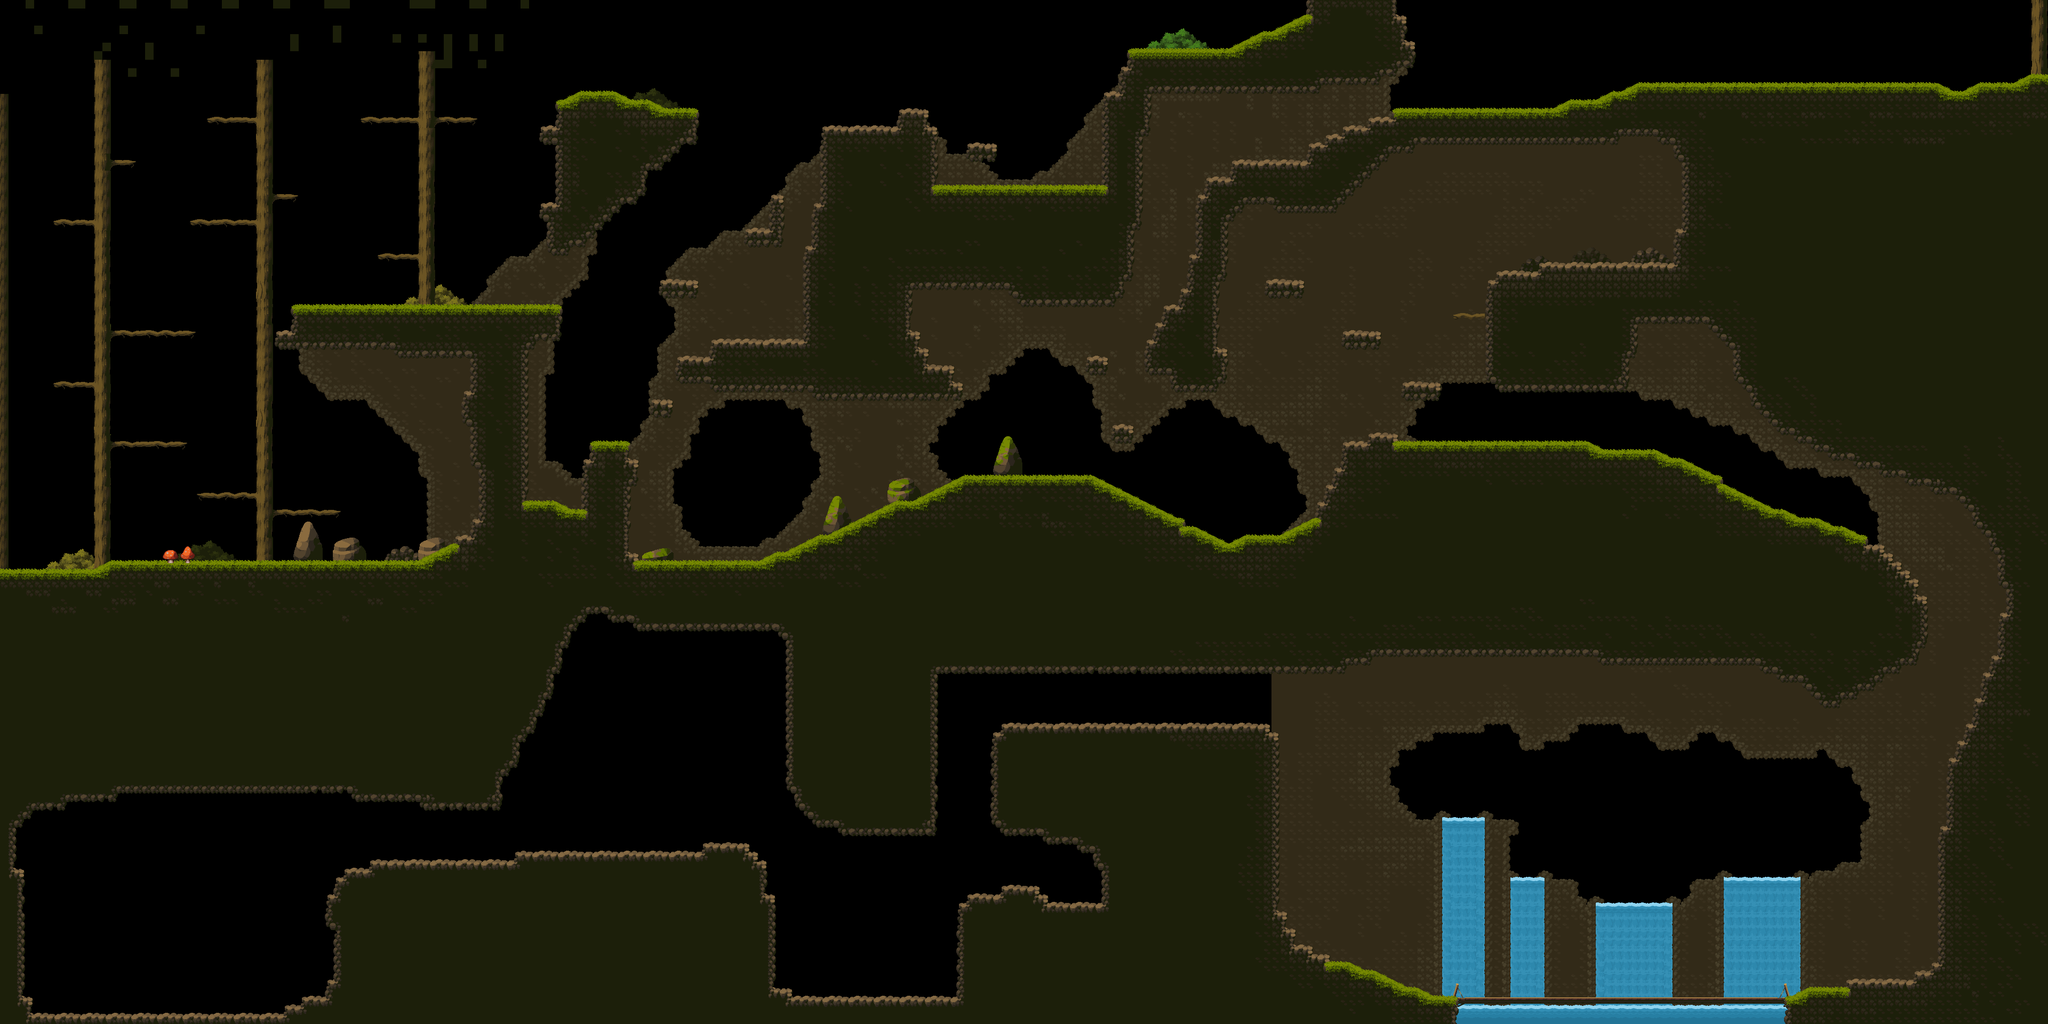

A 2D game scene composited from a Tiled map and its tileset images. What follows is a short description and the map's XML, with each tile layer's data collapsed to a summary:
An orthogonal 240x120 tile map with 16x16 px tiles, 5 tile layers (layer_-3, layer_-2, layer_-1, layer_0, ...), 2 hidden layers not drawn, 5 tilesets and 2863 objects.

<map version="1.9" tiledversion="1.9.2" orientation="orthogonal" renderorder="right-down" width="240" height="120" tilewidth="16" tileheight="16" infinite="0" nextlayerid="14" nextobjectid="4504">
 <tileset firstgid="1" source="kingdom_tileset_visual_asset_0.tsx" />
 <tileset firstgid="118" source="kingdom_tileset_mask_asset_0.tsx" />
 <tileset firstgid="218" source="kingdom_tileset_visual_asset_1.tsx" />
 <tileset firstgid="843" source="kingdom_tileset_visual_asset_3.tsx" />
 <tileset firstgid="1368" source="kingdom_tileset_visual_asset_2.tsx" />
 <layer id="8" name="layer_-3" width="240" height="120" locked="1">
  <data>[28800 cells, 250 non-empty, 4 distinct tile ids]</data>
 </layer>
 <layer id="7" name="layer_-2" width="240" height="120" locked="1">
  <data>[28800 cells, 6884 non-empty, 161 distinct tile ids]</data>
 </layer>
 <objectgroup id="12" name="environ_-1" locked="1">
  <object id="3409" gid="1150" x="544" y="960" width="16" height="16" />
  <object id="3410" gid="1171" x="544" y="976" width="16" height="16" />
  <object id="3411" gid="1129" x="544" y="944" width="16" height="16" />
  <object id="3412" gid="1192" x="544" y="992" width="16" height="16" />
  <object id="3413" gid="1193" x="560" y="992" width="16" height="16" />
  <object id="3414" gid="1172" x="560" y="976" width="16" height="16" />
  <object id="3415" gid="1151" x="560" y="960" width="16" height="16" />
  <object id="3416" gid="1130" x="560" y="944" width="16" height="16" />
  <object id="3417" gid="1110" x="576" y="928" width="16" height="16" />
  <object id="3418" gid="1131" x="576" y="944" width="16" height="16" />
  <object id="3419" gid="1131" x="576" y="944" width="16" height="16" />
  <object id="3420" gid="1152" x="576" y="960" width="16" height="16" />
  <object id="3421" gid="1173" x="576" y="976" width="16" height="16" />
  <object id="3422" gid="1194" x="576" y="992" width="16" height="16" />
  <object id="3423" gid="1215" x="576" y="1008" width="16" height="16" />
  <object id="3424" gid="1216" x="592" y="1008" width="16" height="16" />
  <object id="3425" gid="1195" x="592" y="992" width="16" height="16" />
  <object id="3426" gid="1174" x="592" y="976" width="16" height="16" />
  <object id="3427" gid="1153" x="592" y="960" width="16" height="16" />
  <object id="3428" gid="1132" x="592" y="944" width="16" height="16" />
  <object id="3429" gid="1111" x="592" y="928" width="16" height="16" />
  <object id="3430" gid="1112" x="608" y="928" width="16" height="16" />
  <object id="3431" gid="1133" x="608" y="944" width="16" height="16" />
  <object id="3432" gid="1154" x="608" y="960" width="16" height="16" />
  <object id="3433" gid="1175" x="608" y="976" width="16" height="16" />
  <object id="3434" gid="1196" x="608" y="992" width="16" height="16" />
  <object id="3435" gid="1217" x="608" y="1008" width="16" height="16" />
  <object id="3436" gid="1218" x="624" y="1008" width="16" height="16" />
  <object id="3437" gid="1197" x="624" y="992" width="16" height="16" />
  <object id="3438" gid="1176" x="624" y="976" width="16" height="16" />
  <object id="3439" gid="1155" x="624" y="960" width="16" height="16" />
  <object id="3440" gid="1134" x="624" y="944" width="16" height="16" />
  <object id="3441" gid="1113" x="624" y="928" width="16" height="16" />
  <object id="3442" gid="1135" x="640" y="944" width="16" height="16" />
  <object id="3443" gid="1156" x="640" y="960" width="16" height="16" />
  <object id="3444" gid="1177" x="640" y="976" width="16" height="16" />
  <object id="3445" gid="1198" x="640" y="992" width="16" height="16" />
  <object id="3446" gid="1199" x="656" y="992" width="16" height="16" />
  <object id="3447" gid="1178" x="656" y="976" width="16" height="16" />
  <object id="3448" gid="1157" x="656" y="960" width="16" height="16" />
  <object id="3449" gid="1136" x="656" y="944" width="16" height="16" />
  <object id="3450" gid="1150" x="480" y="960" width="16" height="16" />
  <object id="3451" gid="1171" x="480" y="976" width="16" height="16" />
  <object id="3452" gid="1129" x="480" y="944" width="16" height="16" />
  <object id="3453" gid="1192" x="480" y="992" width="16" height="16" />
  <object id="3454" gid="1193" x="496" y="992" width="16" height="16" />
  <object id="3455" gid="1172" x="496" y="976" width="16" height="16" />
  <object id="3456" gid="1151" x="496" y="960" width="16" height="16" />
  <object id="3457" gid="1130" x="496" y="944" width="16" height="16" />
  <object id="3458" gid="1110" x="512" y="928" width="16" height="16" />
  <object id="3459" gid="1131" x="512" y="944" width="16" height="16" />
  <object id="3460" gid="1131" x="512" y="944" width="16" height="16" />
  <object id="3461" gid="1152" x="512" y="960" width="16" height="16" />
  <object id="3462" gid="1173" x="512" y="976" width="16" height="16" />
  <object id="3463" gid="1194" x="512" y="992" width="16" height="16" />
  <object id="3464" gid="1215" x="512" y="1008" width="16" height="16" />
  <object id="3465" gid="1216" x="528" y="1008" width="16" height="16" />
  <object id="3466" gid="1195" x="528" y="992" width="16" height="16" />
  <object id="3467" gid="1174" x="528" y="976" width="16" height="16" />
  <object id="3468" gid="1153" x="528" y="960" width="16" height="16" />
  <object id="3469" gid="1132" x="528" y="944" width="16" height="16" />
  <object id="3470" gid="1111" x="528" y="928" width="16" height="16" />
  <object id="3471" gid="1112" x="544" y="928" width="16" height="16" />
  <object id="3472" gid="1133" x="544" y="944" width="16" height="16" />
  <object id="3473" gid="1154" x="544" y="960" width="16" height="16" />
  <object id="3474" gid="1175" x="544" y="976" width="16" height="16" />
  <object id="3475" gid="1196" x="544" y="992" width="16" height="16" />
  <object id="3476" gid="1217" x="544" y="1008" width="16" height="16" />
  <object id="3477" gid="1218" x="560" y="1008" width="16" height="16" />
  <object id="3478" gid="1197" x="560" y="992" width="16" height="16" />
  </objectgroup>
 <layer id="6" name="layer_-1" width="240" height="120" locked="1">
  <data>[28800 cells, 846 non-empty, 205 distinct tile ids]</data>
 </layer>
 <objectgroup id="11" name="environ_0" locked="1">
  <!-- 2047 objects omitted --></objectgroup>
 <layer id="3" name="layer_0" width="240" height="120" locked="1">
  <data>[28800 cells, 13750 non-empty, 103 distinct tile ids]</data>
 </layer>
 <objectgroup id="13" name="environ_1" locked="1">
  <!-- 20 objects omitted --></objectgroup>
 <layer id="4" name="layer_1" width="240" height="120" locked="1">
  <data>[28800 cells, 59 non-empty, 16 distinct tile ids]</data>
 </layer>
 <layer id="5" name="mask_0" width="240" height="120" visible="0" locked="1">
  <data>[28800 cells, 1365 non-empty, 21 distinct tile ids]</data>
 </layer>
 <layer id="1" name="draft_0" width="240" height="120" visible="0" locked="1" opacity="0.5">
  <data>[28800 cells, 1619 non-empty, 1 distinct tile ids]</data>
 </layer>
</map>
<!-- 2793 of 2863 objects omitted -->
